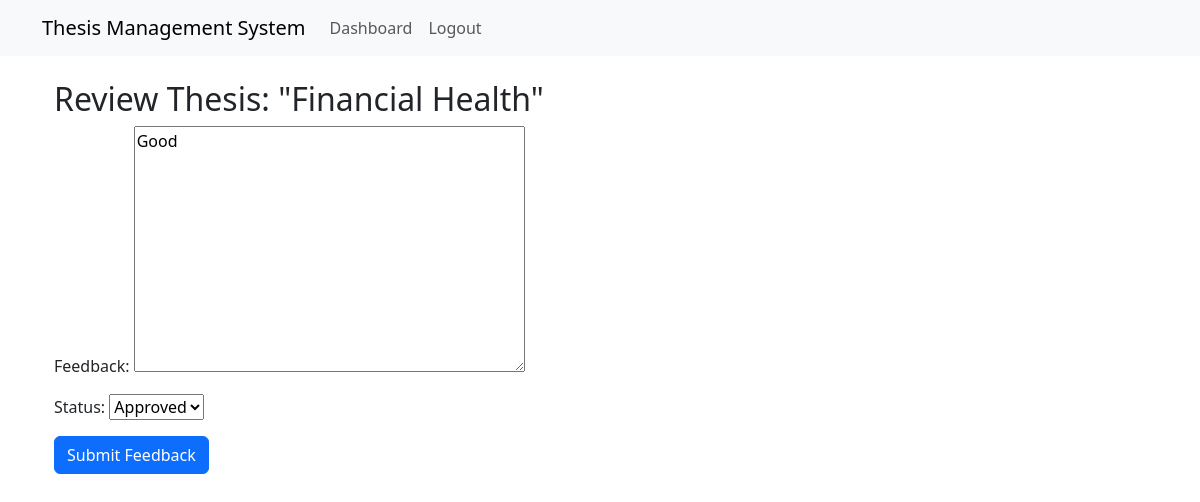
/theses/feedback/4/ (signed in), run on the app's committed database.
### theses/models.py (models this page shows, shortened)
class Thesis(models.Model):
    STATUS_CHOICES = [
        ('pending', 'Pending'),
        ('approved', 'Approved'),
        ('rejected', 'Rejected'),
    ]
    title = models.CharField(max_length=255)
    abstract = models.TextField()
    file = models.FileField(upload_to='theses/')
    status = models.CharField(max_length=10, choices=STATUS_CHOICES, default='pending')
    feedback = models.TextField(blank=True, null=True)
    student = models.ForeignKey(CustomUser, on_delete=models.CASCADE, related_name='theses')
    teacher = models.ForeignKey(
        CustomUser,
        on_delete=models.SET_NULL,
        null=True,
        blank=True,
        related_name='assigned_theses',
        limit_choices_to={'role': 'teacher'},  # Only teachers appear in the dropdown
    )
    created_at = models.DateTimeField(auto_now_add=True)

### theses/views.py (the view)
# urls.py: path('feedback/<int:thesis_id>/', thesis_feedback_view, name='thesis_feedback'),
@login_required
def thesis_feedback_view(request, thesis_id):
    thesis = get_object_or_404(Thesis, id=thesis_id, teacher=request.user)
    if request.method == 'POST':
        form = FeedbackForm(request.POST, instance=thesis)
        if form.is_valid():
            form.save()
            return redirect('dashboard')  # Redirect to dashboard after submission
    else:
        form = FeedbackForm(instance=thesis)
    return render(request, 'theses/thesis_feedback.html', {'form': form, 'thesis': thesis})

### theses/forms.py
class FeedbackForm(forms.ModelForm):
    class Meta:
        model = Thesis
        fields = ['feedback', 'status']

### templates/theses/thesis_feedback.html (shortened to what this page needs)
{% extends 'base.html' %}
{% block content %}
<div class="container">
    <h2>Review Thesis: "{{ thesis.title }}"</h2>
    <form method="post">
        {{ form.as_p }}
        <button type="submit" class="btn btn-primary">Submit Feedback</button>
    </form>
</div>
{% endblock %}

### data on the page
Thesis: title "Financial Health", feedback "Good", status "Approved"
